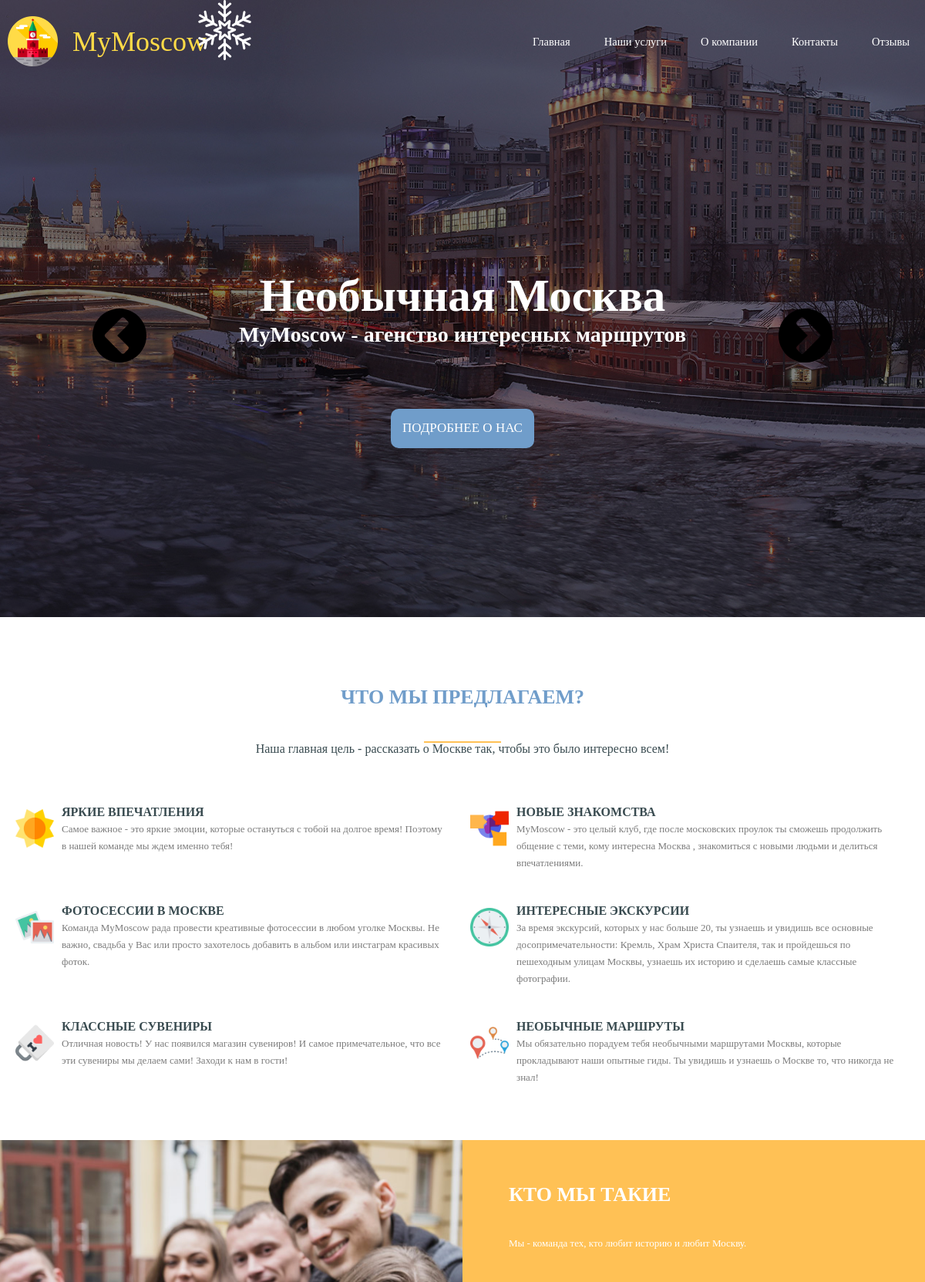
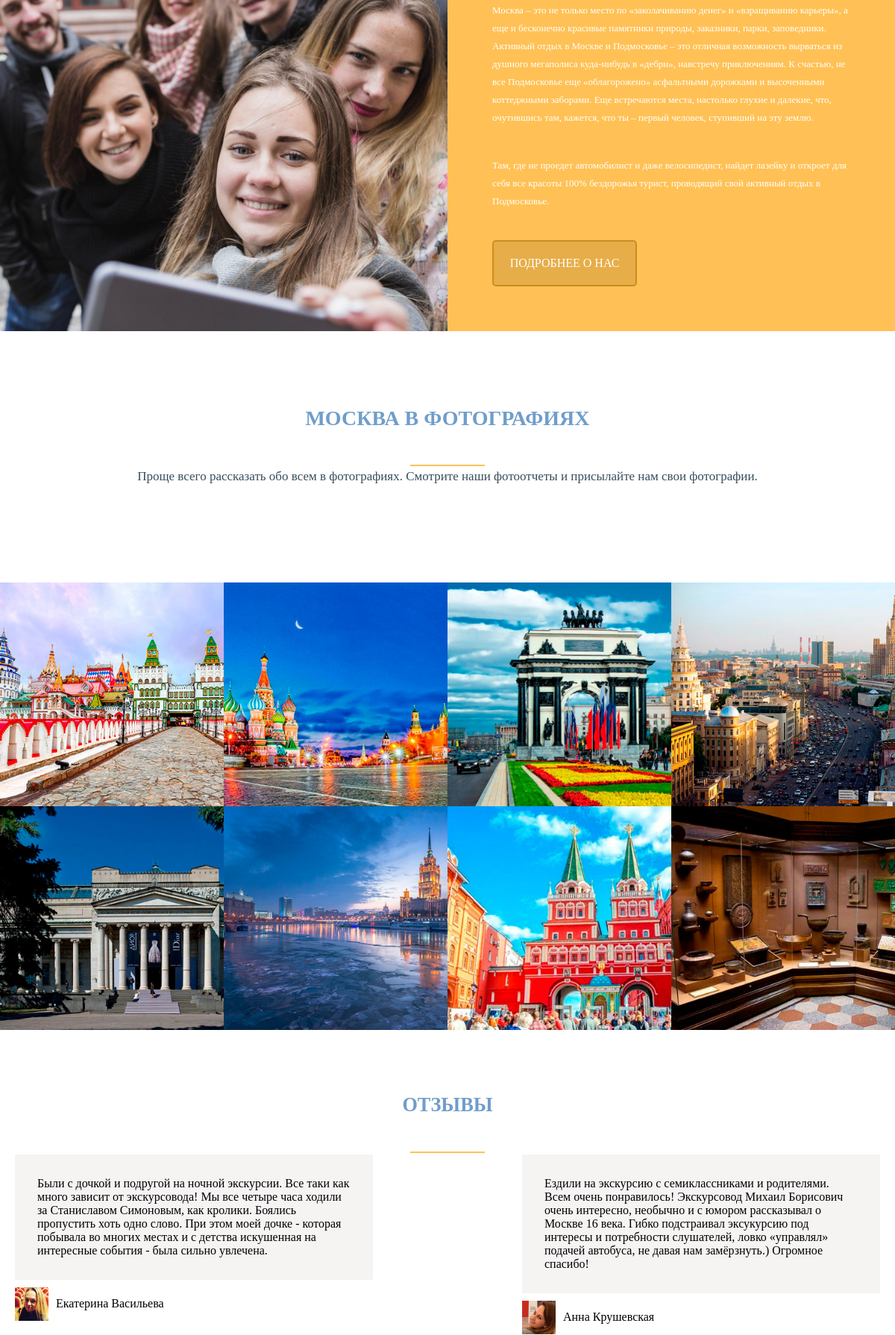
The page / (upper part) on the database its author committed (2 pictures, top to bottom).
### tables this page shows
CREATE TABLE `our_offers` (
  `id` int(11) NOT NULL,
  `img_src` varchar(255) NOT NULL,
  `name` varchar(100) NOT NULL,
  `content` text NOT NULL,
  `priority` int(11) NOT NULL
);

### index.php (the view, shortened to what this page needs)
<?php
    $style = "href='styles/style.css'";
    include($_SERVER['DOCUMENT_ROOT'] . "/modules/head.php");
?>
<body  id="main">
    <div class="over">
    <header class="header-flex">
        <div class="header-img">
            <div class="header-img-flex">
                <div class="header-img-item sl1"></div>
            </div>
        </div>
        <div class="header-flex-opacity">
                <div class="header-btn left-btn"></div>
                <div class="header-btn right-btn"></div>
            <div class="wrapper padding-bottom">
                <?php include($_SERVER['DOCUMENT_ROOT'] . "/modules/menu.php");?>
                <div class="header-flex-title">
                    <div>
                        <h1>Необычная Москва</h1>
                        <h2 class="main-h2">MyMoscow - агенство интересных маршрутов</h2>
                    </div>
                </div>
                <div class="header-flex-button">
                        <a href="http://localhost/trips.php">ПОДРОБНЕЕ О НАС</a>
                </div>
            </div>
        </div>
    </header>
    <main>
        <div class="wrapper">
            <section class="offer-question" id="offer-question">
                <div>
                    <h2>ЧТО МЫ ПРЕДЛАГАЕМ? </h2>
                    <span>Наша главная цель - рассказать о Москве так, чтобы это было интересно всем!</span>
                </div>
                <div class="offer-answer">
                    <?php
                        $db = mysqli_connect ('localhost', 'root', '', '02112018_borodin');
                        mysqli_set_charset($db, 'utf8');
                        $sql = "SELECT * FROM our_offers ORDER BY priority DESC";
                        $result = mysqli_query($db, $sql);
                        while( $row = mysqli_fetch_assoc($result) ){
                            if($row['priority'] == 0) {
                                continue;
                            }
                            else {
                            echo "
                            <div class='offer-answer-choice'>
                                <div class='offer-answer-choice-icon' style='background-image: url({$row['img_src']})'></div>
                                <div>
                                    <h3>{$row['name']}</h3>
                                    <span>{$row['content']}</span>
                                </div>
                            </div>
                            ";}
                        }
                    ?>
                </div>
            </section>
        </div>
        <section class="about-us" id="about-us">
            <div></div>
            <div>
                <h2>Кто мы такие</h2>
                <span>Мы - команда тех, кто любит историю и любит Москву. </span>
                <span>Москва – это не только место по «заколачиванию денег» и «взращиванию карьеры», а еще и бесконечно красивые памятники природы, заказники, парки, заповедники. Активный отдых в Москве и Подмосковье – это отличная возможность вырваться из душного мегаполиса куда-нибудь в «дебри», навстречу приключениям. К счастью, не все Подмосковье еще «облагорожено» асфальтными дорожками и высоченными коттеджными заборами. Еще встречаются места, настолько глухие и далекие, что, очутившись там, кажется, что ты – первый человек, ступивший на эту землю.</span>
                <span>Там, где не проедет автомобилист и даже велосипедист, найдет лазейку и откроет для себя все красоты 100% бездорожья турист, проводящий свой активный отдых в Подмосковье.</span>
                <a href="http://localhost/trips.php">Подробнее о нас</a>
            </div>
        </section>
        <section>
            <div class="moskow">
                <h2>Москва в фотографиях</h2>
                <span>Проще всего рассказать обо всем в фотографиях. Смотрите наши фотоотчеты и присылайте нам свои фотографии.</span>
            </div>
            <div class="moskow-photos">
                <div></div>
                <div></div>
                <div></div>
                <div></div>
                <div></div>
                <div></div>
                <div></div>
                <div></div>
            </div>
        </section>
        <section class="feedback wrapper" id="feedback">
            <h2>Отзывы</h2>
            <div class="feedback-f">
                <div class="feedback-item">
                    <div class="feedback-item-text">Были с дочкой и подругой на ночной экскурсии. Все таки как много зависит от экскурсовода! Мы все четыре часа ходили за Станиславом Симоновым, как кролики. Боялись пропустить хоть одно слово. При этом моей дочке - которая побывала во многих местах и с детства искушенная на интересные события - была сильно увлечена.
                    </div>
                    <div class="feedback-item-char">
                        <div class="feedback-char-photo chr1"></div>
                        <span>Екатерина Васильева</span>
                    </div>
                </div>
                <div class="feedback-item">
                    <div class="feedback-item-text">Ездили на экскурсию с семиклассниками и родителями. Всем очень понравилось! Экскурсовод Михаил Борисович очень интересно, необычно и с юмором рассказывал о Москве 16 века. Гибко подстраивал эксукурсию под интересы и потребности слушателей, ловко «управлял» подачей автобуса, не давая нам замёрзнуть.) Огромное спасибо!
                    </div>
                    <div class="feedback-item-char">
                        <div class="feedback-char-photo chr2"></div>
                        <span>Анна Крушевская</span>
                    </div>
                </div>
            </div>
        </section>
    </main>
</body>
</html>

### modules/head.php (shortened to what this page needs)
<!DOCTYPE html>
<html lang="ru">
<head>
    <link rel='stylesheet' <?php echo $style ?>>
</head>

### modules/menu.php (shortened to what this page needs)
<?php
    $menuArray = [
    [
        'name' => 'Главная',
        'link' => 'index.php'
    ],
    [
        'name' => 'Наши услуги',
        'link' => '#offer-question'
    ],
    [
        'name' => 'О компании',
        'link' => 'trips.php'
    ],
    [
        'name' => 'Контакты',
        'link' => 'contacts.php'
    ],
    [
        'name' => 'Отзывы',
        'link' => '#feedback'
    ],
];
?>
<nav>
    <div class="header-flex-logo">
        <div></div>
        <div>MyMoscow</div>
    </div>
    <div class="header-flex-links">
    <?php
        foreach($menuArray as $point):
    ?>
        <a href="<?= $point['link']; ?>"><?= $point['name']; ?></a>
    <?php
        endforeach;
    ?>
    </div>
</nav>

### rows shown on the page
our_offers: img_src (picture), name "ЯРКИЕ ВПЕЧАТЛЕНИЯ", content "Самое важное - это яркие эмоции, которые остануться с тобой на долгое время! Поэтому в нашей команде мы ждем именно тебя!"
our_offers: img_src (picture), name "НОВЫЕ ЗНАКОМСТВА", content "MyMoscow - это целый клуб, где после московских проулок ты сможешь продолжить общение с теми, кому интересна Москва , знакомиться с новыми людьми и делиться впечатлениями."
our_offers: img_src (picture), name "ФОТОСЕССИИ В МОСКВЕ", content "Команда MyMoscow рада провести креативные фотосессии в любом уголке Москвы. Не важно, свадьба у Вас или просто захотелось добавить в альбом или инстаграм красивых фоток."
our_offers: img_src (picture), name "ИНТЕРЕСНЫЕ ЭКСКУРСИИ", content "За время экскурсий, которых у нас больше 20, ты узнаешь и увидишь все основные досопримечательности: Кремль, Храм Христа Спаителя, так и пройдешься по пешеходным улицам Москвы, узнаешь их историю и сделаешь самые классные фотографии."
our_offers: img_src (picture), name "КЛАССНЫЕ СУВЕНИРЫ", content "Отличная новость! У нас появился магазин сувениров! И самое примечательное, что все эти сувениры мы делаем сами! Заходи к нам в гости!"
our_offers: img_src (picture), name "НЕОБЫЧНЫЕ МАРШРУТЫ", content "Мы обязательно порадуем тебя необычными маршрутами Москвы, которые прокладывают наши опытные гиды. Ты увидишь и узнаешь о Москве то, что никогда не знал!"

### other values the page prints
$point['name'] "Главная"
$point['name'] "Наши услуги"
$point['name'] "О компании"
$point['name'] "Контакты"
$point['name'] "Отзывы"
